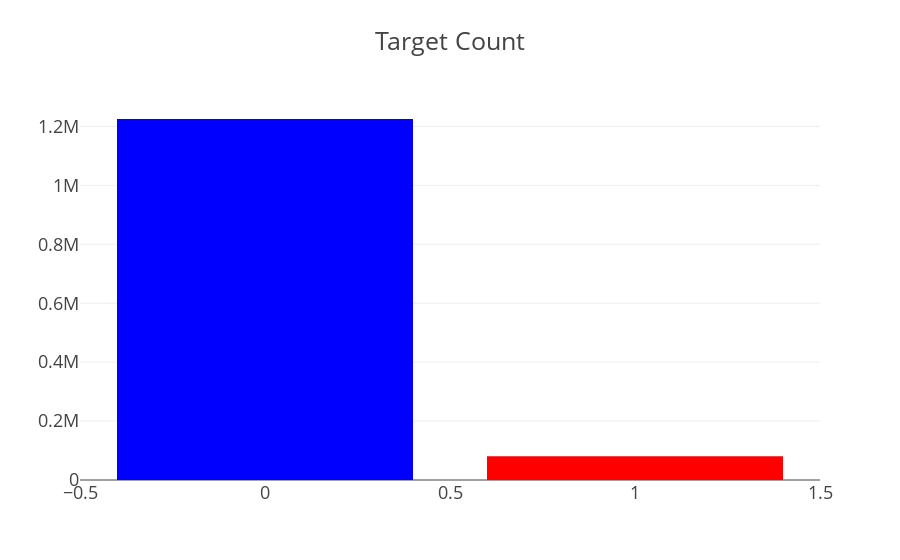
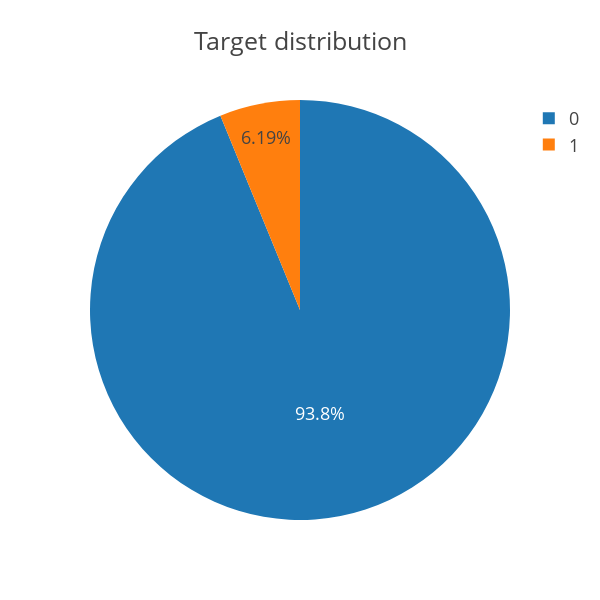

The cell these charts' notebook holds for them, in order:
### Markdown cell above
# Target Distribution:
First let us look at the distribution of the target variable to understand more about the imbalance and so on.

### Code cell
## target_count
cnt_srs = train_df['target'].value_counts()
trace = go.Bar(x=cnt_srs.index,y=cnt_srs.values,
               marker=dict(color=cnt_srs.values,colorscale='Picnic',reversescale=True),)
layout = go.Layout(title='Target Count',font=dict(size=18))
data = [trace]
fig = go.Figure(data=data, layout=layout)
py.iplot(fig, filename='TargetCount')

## target_distribution
labels = (np.array(cnt_srs.index))
sizes = (np.array((cnt_srs / cnt_srs.sum())*100))
trace = go.Pie(labels=labels, values=sizes)
layout = go.Layout(title='Target distribution',font=dict(size=18),
                  width=600,height=600)
data = [trace]
fig = go.Figure(data=data, layout=layout)
py.iplot(fig, filename='usertype')

### Figure 1 — Plotly figure (JSON) as saved in the notebook; plotly's stock layout.template omitted (floating-point values rounded to 4 significant figures)
{"data": [{"marker": {"color": [1225312, 80810], "colorscale": "Picnic", "reversescale": true}, "type": "bar", "x": [0, 1], "y": [1225312, 80810]}], "layout": {"font": {"size": 18}, "title": "Target Count"}}

### Figure 2 — Plotly figure (JSON) as saved in the notebook; plotly's stock layout.template omitted (floating-point values rounded to 4 significant figures)
{"data": [{"labels": [0, 1], "type": "pie", "values": [93.81, 6.187]}], "layout": {"font": {"size": 18}, "height": 600, "title": "Target distribution", "width": 600}}
